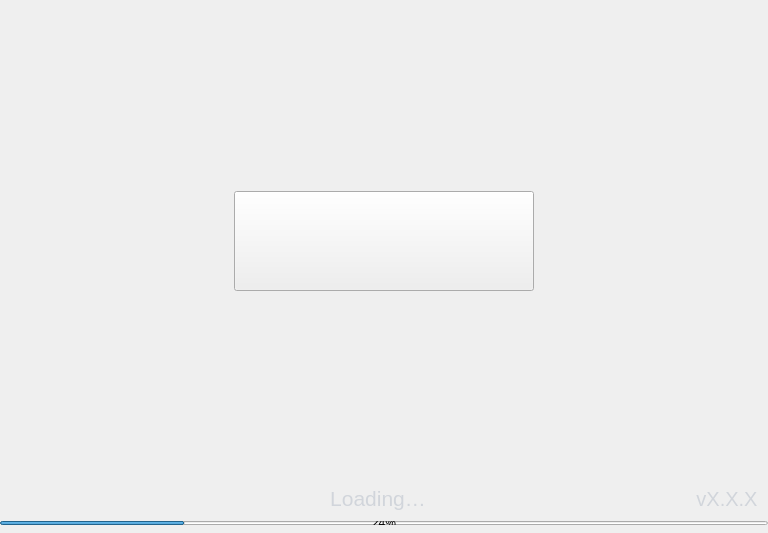
<?xml version="1.0" encoding="UTF-8"?>
<ui version="4.0">
 <class>Splash</class>
 <widget class="QWidget" name="Splash">
  <property name="geometry">
   <rect>
    <x>0</x>
    <y>0</y>
    <width>768</width>
    <height>533</height>
   </rect>
  </property>
  <property name="minimumSize">
   <size>
    <width>768</width>
    <height>533</height>
   </size>
  </property>
  <property name="maximumSize">
   <size>
    <width>16777215</width>
    <height>700</height>
   </size>
  </property>
  <property name="windowTitle">
   <string>Form</string>
  </property>
  <layout class="QVBoxLayout" name="verticalLayout_2">
   <property name="spacing">
    <number>0</number>
   </property>
   <property name="leftMargin">
    <number>0</number>
   </property>
   <property name="topMargin">
    <number>0</number>
   </property>
   <property name="rightMargin">
    <number>0</number>
   </property>
   <property name="bottomMargin">
    <number>0</number>
   </property>
   <item>
    <widget class="QFrame" name="frame">
     <property name="minimumSize">
      <size>
       <width>750</width>
       <height>520</height>
      </size>
     </property>
     <property name="styleSheet">
      <string notr="true"/>
     </property>
     <property name="frameShape">
      <enum>QFrame::NoFrame</enum>
     </property>
     <property name="frameShadow">
      <enum>QFrame::Plain</enum>
     </property>
     <layout class="QVBoxLayout" name="verticalLayout">
      <property name="spacing">
       <number>0</number>
      </property>
      <property name="leftMargin">
       <number>0</number>
      </property>
      <property name="topMargin">
       <number>0</number>
      </property>
      <property name="rightMargin">
       <number>0</number>
      </property>
      <property name="bottomMargin">
       <number>0</number>
      </property>
      <item>
       <spacer name="verticalSpacer_2">
        <property name="orientation">
         <enum>Qt::Vertical</enum>
        </property>
        <property name="sizeHint" stdset="0">
         <size>
          <width>20</width>
          <height>40</height>
         </size>
        </property>
       </spacer>
      </item>
      <item alignment="Qt::AlignHCenter">
       <widget class="QToolButton" name="imgLogo">
        <property name="minimumSize">
         <size>
          <width>300</width>
          <height>100</height>
         </size>
        </property>
        <property name="maximumSize">
         <size>
          <width>300</width>
          <height>100</height>
         </size>
        </property>
        <property name="text">
         <string/>
        </property>
       </widget>
      </item>
      <item>
       <spacer name="verticalSpacer">
        <property name="orientation">
         <enum>Qt::Vertical</enum>
        </property>
        <property name="sizeHint" stdset="0">
         <size>
          <width>20</width>
          <height>40</height>
         </size>
        </property>
       </spacer>
      </item>
      <item>
       <widget class="QWidget" name="horizontalWidget" native="true">
        <property name="minimumSize">
         <size>
          <width>0</width>
          <height>30</height>
         </size>
        </property>
        <layout class="QHBoxLayout" name="horizontalLayout_2">
         <property name="spacing">
          <number>0</number>
         </property>
         <property name="leftMargin">
          <number>10</number>
         </property>
         <property name="topMargin">
          <number>0</number>
         </property>
         <property name="rightMargin">
          <number>10</number>
         </property>
         <property name="bottomMargin">
          <number>0</number>
         </property>
         <item>
          <widget class="QLabel" name="lblMessage">
           <property name="sizePolicy">
            <sizepolicy hsizetype="Expanding" vsizetype="Preferred">
             <horstretch>0</horstretch>
             <verstretch>0</verstretch>
            </sizepolicy>
           </property>
           <property name="minimumSize">
            <size>
             <width>0</width>
             <height>30</height>
            </size>
           </property>
           <property name="font">
            <font>
             <pointsize>16</pointsize>
            </font>
           </property>
           <property name="styleSheet">
            <string notr="true">color:#d1d5db; padding-left:50px;</string>
           </property>
           <property name="text">
            <string>Loading…</string>
           </property>
           <property name="alignment">
            <set>Qt::AlignHCenter|Qt::AlignTop</set>
           </property>
          </widget>
         </item>
         <item alignment="Qt::AlignVCenter">
          <widget class="QLabel" name="lblVersion">
           <property name="minimumSize">
            <size>
             <width>0</width>
             <height>30</height>
            </size>
           </property>
           <property name="font">
            <font>
             <pointsize>15</pointsize>
            </font>
           </property>
           <property name="styleSheet">
            <string notr="true">color:#d1d5db; padding-top:1px;</string>
           </property>
           <property name="text">
            <string notr="true">vX.X.X</string>
           </property>
           <property name="alignment">
            <set>Qt::AlignHCenter|Qt::AlignTop</set>
           </property>
          </widget>
         </item>
        </layout>
       </widget>
      </item>
      <item>
       <widget class="QWidget" name="layoutProgress" native="true">
        <property name="minimumSize">
         <size>
          <width>0</width>
          <height>8</height>
         </size>
        </property>
        <property name="maximumSize">
         <size>
          <width>16777215</width>
          <height>8</height>
         </size>
        </property>
        <layout class="QHBoxLayout" name="horizontalLayout">
         <property name="spacing">
          <number>0</number>
         </property>
         <property name="leftMargin">
          <number>0</number>
         </property>
         <property name="topMargin">
          <number>4</number>
         </property>
         <property name="rightMargin">
          <number>0</number>
         </property>
         <property name="bottomMargin">
          <number>0</number>
         </property>
         <item>
          <widget class="QProgressBar" name="progressBar">
           <property name="value">
            <number>24</number>
           </property>
          </widget>
         </item>
        </layout>
       </widget>
      </item>
      <item>
       <spacer name="verticalSpacer_3">
        <property name="orientation">
         <enum>Qt::Vertical</enum>
        </property>
        <property name="sizeType">
         <enum>QSizePolicy::Fixed</enum>
        </property>
        <property name="sizeHint" stdset="0">
         <size>
          <width>20</width>
          <height>8</height>
         </size>
        </property>
       </spacer>
      </item>
     </layout>
    </widget>
   </item>
  </layout>
 </widget>
 <resources/>
 <connections/>
</ui>
